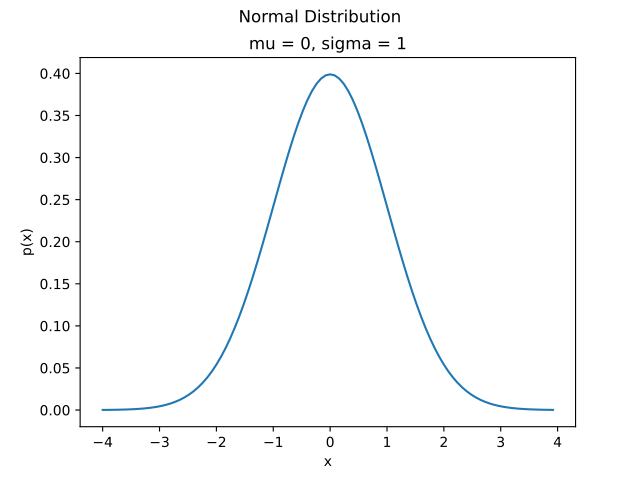

This figure's Python source:
##################################################################################
###                           IMPORT LIBRARIES                                 ###
##################################################################################

import matplotlib

## NOTE: How-To: Run This Script On Your Computer
#
# To render the website, I have to use a "headless" backend to generate the images. 
# If you want to run this script on your computer, comment out the following line 
# with the "#" you see appended to each line of this comment:

# matplotlib.use('agg')

# And uncomment this line: 

matplotlib.use('tkagg')

import matplotlib.pyplot as plt
import math

##################################################################################
###                                FUNCTIONS                                   ###
##################################################################################

def standardize(x, mu = 0, sigma = 1):
    return (x - mu) / sigma

def normal_density(x, mu = 0, sigma = 1):
    z = standardize(x, mu, sigma)
    exponent = - 0.5 * (z ** 2)
    constant = 1 / (sigma * math.sqrt(2 * math.pi))
    density = constant * math.exp(exponent)
    return density

##################################################################################
###                                SCRIPT                                      ###
##################################################################################

# Create New Figures and Axes
fig, axs = plt.subplots()

# NOTE: 
#   n is the number of points in the graph
#   mu is the mean of the normal distribution
#   sigma is the standard deviation of the normal distribution
n = 100
mu = 0
sigma = 1

# NOTE: By the empirical rule, 99% of the data is within 3 standard deviations of the mean
#   so go out four standard deviations on either side of the mean to get the interval,
#
#   [ mu - 4 * sigma, mu + 4 * sigma ]
#
#   The length of this interval is,
#
#   d = (mu + 4 * sigma) - (mu - 4 * sigma) = 8 * sigma
graph_interval = 8 * sigma
graph_step = graph_interval / n
graph_start = mu - 4 * sigma

# Label the graph appropriately
plt.suptitle("Normal Distribution")
plt.title(f"mu = {mu}, sigma = {sigma}")
axs.set_xlabel("x")
axs.set_ylabel("p(x)")

# Generate normal data
x_data = [ graph_start + i * graph_step for i in range(n) ]
y_data = [ normal_density(x, mu, sigma) for x in x_data ]

# Generate and output
plt.plot(x_data, y_data)
plt.show()
